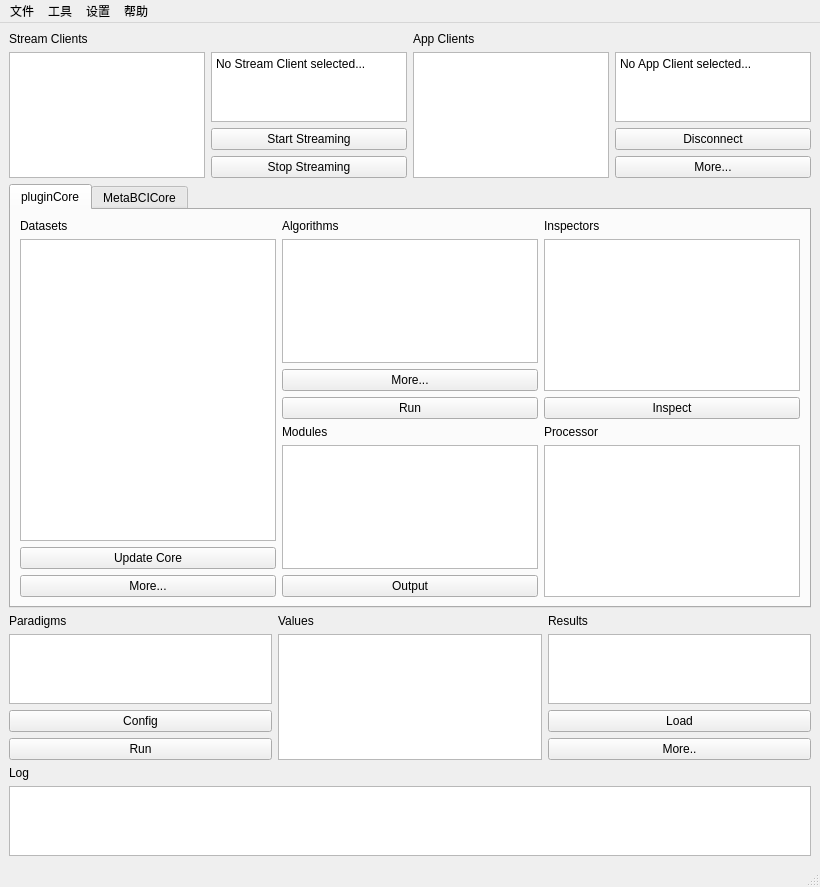
<?xml version="1.0" encoding="UTF-8"?>
<ui version="4.0">
 <class>MainWindow</class>
 <widget class="QMainWindow" name="MainWindow">
  <property name="geometry">
   <rect>
    <x>0</x>
    <y>0</y>
    <width>820</width>
    <height>887</height>
   </rect>
  </property>
  <property name="windowTitle">
   <string>BCIplugin</string>
  </property>
  <widget class="QWidget" name="centralwidget">
   <layout class="QVBoxLayout" name="verticalLayout">
    <item>
     <layout class="QHBoxLayout" name="layoutConnection">
      <item>
       <layout class="QVBoxLayout" name="verticalLayout_3">
        <property name="sizeConstraint">
         <enum>QLayout::SetDefaultConstraint</enum>
        </property>
        <item>
         <layout class="QHBoxLayout" name="horizontalLayout_2">
          <item>
           <widget class="QLabel" name="labelStreamClient">
            <property name="text">
             <string>Stream Clients</string>
            </property>
           </widget>
          </item>
         </layout>
        </item>
        <item>
         <layout class="QHBoxLayout" name="horizontalLayout_3">
          <item>
           <widget class="QListWidget" name="listStreamClient"/>
          </item>
          <item>
           <layout class="QVBoxLayout" name="verticalLayout_2">
            <item>
             <widget class="QPlainTextEdit" name="textStreamClient">
              <property name="plainText">
               <string>No Stream Client selected...</string>
              </property>
             </widget>
            </item>
            <item>
             <widget class="QPushButton" name="btnStartStreamClient">
              <property name="text">
               <string>Start Streaming</string>
              </property>
             </widget>
            </item>
            <item>
             <widget class="QPushButton" name="btnStopStreamClient">
              <property name="text">
               <string>Stop Streaming</string>
              </property>
             </widget>
            </item>
           </layout>
          </item>
         </layout>
        </item>
       </layout>
      </item>
      <item>
       <layout class="QVBoxLayout" name="verticalLayout_11">
        <item>
         <layout class="QHBoxLayout" name="horizontalLayout_4">
          <item>
           <widget class="QLabel" name="labelAppClient">
            <property name="text">
             <string>App Clients</string>
            </property>
           </widget>
          </item>
         </layout>
        </item>
        <item>
         <layout class="QHBoxLayout" name="horizontalLayout_5">
          <item>
           <widget class="QListWidget" name="listAppClient"/>
          </item>
          <item>
           <layout class="QVBoxLayout" name="verticalLayout_5">
            <item>
             <widget class="QPlainTextEdit" name="textAppClient">
              <property name="plainText">
               <string>No App Client selected...</string>
              </property>
             </widget>
            </item>
            <item>
             <widget class="QPushButton" name="BtnDisconAppClient">
              <property name="text">
               <string>Disconnect</string>
              </property>
             </widget>
            </item>
            <item>
             <widget class="QPushButton" name="BtnMoreAppClient">
              <property name="text">
               <string>More...</string>
              </property>
             </widget>
            </item>
           </layout>
          </item>
         </layout>
        </item>
       </layout>
      </item>
     </layout>
    </item>
    <item>
     <layout class="QHBoxLayout" name="layoutExp">
      <item>
       <widget class="QTabWidget" name="tabWidget">
        <property name="enabled">
         <bool>true</bool>
        </property>
        <property name="currentIndex">
         <number>0</number>
        </property>
        <widget class="QWidget" name="tabClf">
         <attribute name="title">
          <string>pluginCore</string>
         </attribute>
         <layout class="QHBoxLayout" name="horizontalLayout_7">
          <item>
           <layout class="QVBoxLayout" name="layoutInspector">
            <item>
             <widget class="QLabel" name="labelDatasets">
              <property name="text">
               <string>Datasets</string>
              </property>
             </widget>
            </item>
            <item>
             <widget class="QListWidget" name="listDatasets"/>
            </item>
            <item>
             <widget class="QPushButton" name="btnUpdateCore">
              <property name="text">
               <string>Update Core</string>
              </property>
             </widget>
            </item>
            <item>
             <widget class="QPushButton" name="btnMoreInspector">
              <property name="text">
               <string>More...</string>
              </property>
             </widget>
            </item>
           </layout>
          </item>
          <item>
           <layout class="QHBoxLayout" name="horizontalLayout_6"/>
          </item>
          <item>
           <layout class="QVBoxLayout" name="layoutAlgorithm">
            <item>
             <widget class="QLabel" name="labelAlgorithm">
              <property name="text">
               <string>Algorithms</string>
              </property>
             </widget>
            </item>
            <item>
             <widget class="QListWidget" name="listAlgorithm"/>
            </item>
            <item>
             <widget class="QPushButton" name="btnMoreAlgorithm">
              <property name="text">
               <string>More...</string>
              </property>
             </widget>
            </item>
            <item>
             <widget class="QPushButton" name="btnRunModule">
              <property name="text">
               <string>Run</string>
              </property>
             </widget>
            </item>
            <item>
             <widget class="QLabel" name="labelModule">
              <property name="text">
               <string>Modules</string>
              </property>
             </widget>
            </item>
            <item>
             <widget class="QListWidget" name="listModule"/>
            </item>
            <item>
             <widget class="QPushButton" name="btnOutputModule">
              <property name="text">
               <string>Output</string>
              </property>
             </widget>
            </item>
           </layout>
          </item>
          <item>
           <layout class="QVBoxLayout" name="verticalLayout_9">
            <item>
             <widget class="QLabel" name="labelInspector">
              <property name="text">
               <string>Inspectors</string>
              </property>
             </widget>
            </item>
            <item>
             <widget class="QListWidget" name="listInspector"/>
            </item>
            <item>
             <widget class="QPushButton" name="btnRunInspector">
              <property name="text">
               <string>Inspect</string>
              </property>
             </widget>
            </item>
            <item>
             <widget class="QLabel" name="labelProcessor">
              <property name="text">
               <string>Processor</string>
              </property>
             </widget>
            </item>
            <item>
             <widget class="QListWidget" name="listProcessor"/>
            </item>
           </layout>
          </item>
         </layout>
        </widget>
        <widget class="QWidget" name="tab">
         <attribute name="title">
          <string>MetaBCICore</string>
         </attribute>
        </widget>
       </widget>
      </item>
      <item>
       <layout class="QHBoxLayout" name="horizontalLayout"/>
      </item>
     </layout>
    </item>
    <item>
     <layout class="QHBoxLayout" name="horizontalLayout_8">
      <item>
       <layout class="QVBoxLayout" name="layoutParadigm_2">
        <item>
         <widget class="QLabel" name="labelParadigm">
          <property name="text">
           <string>Paradigms</string>
          </property>
         </widget>
        </item>
        <item>
         <widget class="QListWidget" name="listParadigm"/>
        </item>
        <item>
         <widget class="QPushButton" name="btnConfigParadigm">
          <property name="text">
           <string>Config</string>
          </property>
         </widget>
        </item>
        <item>
         <widget class="QPushButton" name="btnRunParadigm">
          <property name="text">
           <string>Run</string>
          </property>
         </widget>
        </item>
       </layout>
      </item>
      <item>
       <layout class="QVBoxLayout" name="layoutValue">
        <item>
         <widget class="QLabel" name="labelValue">
          <property name="text">
           <string>Values</string>
          </property>
         </widget>
        </item>
        <item>
         <widget class="QListWidget" name="listValue"/>
        </item>
       </layout>
      </item>
      <item>
       <layout class="QVBoxLayout" name="layoutResult">
        <item>
         <widget class="QLabel" name="labelResult">
          <property name="text">
           <string>Results</string>
          </property>
         </widget>
        </item>
        <item>
         <widget class="QListWidget" name="listResult"/>
        </item>
        <item>
         <widget class="QPushButton" name="btnLoadResult">
          <property name="text">
           <string>Load</string>
          </property>
         </widget>
        </item>
        <item>
         <widget class="QPushButton" name="btnMoreResult">
          <property name="text">
           <string>More..</string>
          </property>
         </widget>
        </item>
       </layout>
      </item>
     </layout>
    </item>
    <item>
     <layout class="QHBoxLayout" name="layoutLog">
      <item>
       <layout class="QVBoxLayout" name="verticalLayout_7">
        <item>
         <widget class="QLabel" name="labelLog">
          <property name="text">
           <string>Log</string>
          </property>
         </widget>
        </item>
        <item>
         <widget class="QPlainTextEdit" name="plainTextLog"/>
        </item>
       </layout>
      </item>
     </layout>
    </item>
   </layout>
  </widget>
  <widget class="QMenuBar" name="menubar">
   <property name="geometry">
    <rect>
     <x>0</x>
     <y>0</y>
     <width>820</width>
     <height>22</height>
    </rect>
   </property>
   <widget class="QMenu" name="menuFile">
    <property name="title">
     <string>文件</string>
    </property>
    <widget class="QMenu" name="menuNew">
     <property name="title">
      <string>新建</string>
     </property>
     <widget class="QMenu" name="menuNewCon">
      <property name="title">
       <string>连接</string>
      </property>
      <widget class="QMenu" name="menuNewConStreamClient">
       <property name="title">
        <string>StreamClient</string>
       </property>
       <addaction name="actionNCSCFrom_brainflow"/>
       <addaction name="actionNCSCFrom_Curry8"/>
       <addaction name="actionNCSCFrom_LSL"/>
      </widget>
      <widget class="QMenu" name="menuNewConAppClient">
       <property name="title">
        <string>AppClient</string>
       </property>
       <addaction name="actionFrom_Unity"/>
       <addaction name="actionFrom_Unreal"/>
      </widget>
      <addaction name="menuNewConStreamClient"/>
      <addaction name="menuNewConAppClient"/>
     </widget>
     <widget class="QMenu" name="menuNewExp">
      <property name="title">
       <string>实验</string>
      </property>
      <widget class="QMenu" name="menuFrom_Built_in">
       <property name="title">
        <string>From plugin</string>
       </property>
       <addaction name="actionMI_Calibrate"/>
       <addaction name="actionMI_Online"/>
       <addaction name="actionMITrain"/>
      </widget>
      <addaction name="menuFrom_Built_in"/>
      <addaction name="actionNewExpFrom_MetaBCI"/>
     </widget>
     <widget class="QMenu" name="menu">
      <property name="title">
       <string>数据集</string>
      </property>
      <widget class="QMenu" name="menuTo_pluginCore">
       <property name="title">
        <string>To pluginCore</string>
       </property>
       <addaction name="actionFrom_MOABB_2"/>
       <addaction name="actionFrom_BCIC_2"/>
       <addaction name="actionFrom_mne"/>
       <addaction name="actionFrom_BCILab_2"/>
      </widget>
      <addaction name="menuTo_pluginCore"/>
     </widget>
     <addaction name="menuNewCon"/>
     <addaction name="menuNewExp"/>
     <addaction name="menu"/>
    </widget>
    <widget class="QMenu" name="menuSave">
     <property name="title">
      <string>保存</string>
     </property>
     <addaction name="actionSaveExp"/>
     <addaction name="actionSaveLog"/>
    </widget>
    <addaction name="menuNew"/>
    <addaction name="menuSave"/>
   </widget>
   <widget class="QMenu" name="menuTool">
    <property name="title">
     <string>工具</string>
    </property>
    <widget class="QMenu" name="menuextend">
     <property name="title">
      <string>extend</string>
     </property>
     <addaction name="actionbraindecode"/>
     <addaction name="actionMetaBCI"/>
     <addaction name="actionmne"/>
     <addaction name="actionBCILab"/>
    </widget>
    <addaction name="actionStream_Visualizer"/>
    <addaction name="actionBuilt_in_Classifier"/>
    <addaction name="menuextend"/>
   </widget>
   <widget class="QMenu" name="menuSetting">
    <property name="title">
     <string>设置</string>
    </property>
   </widget>
   <widget class="QMenu" name="menuHelp">
    <property name="title">
     <string>帮助</string>
    </property>
   </widget>
   <addaction name="menuFile"/>
   <addaction name="menuTool"/>
   <addaction name="menuSetting"/>
   <addaction name="menuHelp"/>
  </widget>
  <widget class="QStatusBar" name="statusbar"/>
  <action name="actionNCSCFrom_brainflow">
   <property name="text">
    <string>From brainflow</string>
   </property>
  </action>
  <action name="actionNCSCFrom_Curry8">
   <property name="text">
    <string>From Curry8</string>
   </property>
  </action>
  <action name="actionNCSCFrom_LSL">
   <property name="text">
    <string>From LSL</string>
   </property>
  </action>
  <action name="actionFrom_Unity">
   <property name="text">
    <string>From Unity</string>
   </property>
  </action>
  <action name="actionFrom_Unreal">
   <property name="text">
    <string>From Unreal</string>
   </property>
  </action>
  <action name="actionNewExpFrom_MetaBCI">
   <property name="text">
    <string>From MetaBCI</string>
   </property>
  </action>
  <action name="actionLoadExpFrom_Built_in">
   <property name="text">
    <string>From Built-in</string>
   </property>
  </action>
  <action name="actionLoadExp_From_MetaBCI">
   <property name="text">
    <string>From MetaBCI</string>
   </property>
  </action>
  <action name="actionLoadExp_From_File">
   <property name="text">
    <string>From File</string>
   </property>
  </action>
  <action name="actionSaveExp">
   <property name="text">
    <string>实验</string>
   </property>
  </action>
  <action name="actionSaveLog">
   <property name="text">
    <string>记录</string>
   </property>
  </action>
  <action name="actionStream_Visualizer">
   <property name="text">
    <string>Stream Visualizer</string>
   </property>
  </action>
  <action name="actionBuilt_in_Classifier">
   <property name="text">
    <string>Built-in Classifier</string>
   </property>
  </action>
  <action name="actionbraindecode">
   <property name="text">
    <string>braindecode</string>
   </property>
  </action>
  <action name="actionMetaBCI">
   <property name="text">
    <string>MetaBCI</string>
   </property>
  </action>
  <action name="actionmne">
   <property name="text">
    <string>mne</string>
   </property>
  </action>
  <action name="actionBCILab">
   <property name="text">
    <string>BCILab</string>
   </property>
  </action>
  <action name="actionMI_Calibrate">
   <property name="text">
    <string>MICalibrate</string>
   </property>
  </action>
  <action name="actionMI_Online">
   <property name="text">
    <string>SynMI</string>
   </property>
  </action>
  <action name="actionMITrain">
   <property name="text">
    <string>MITrain</string>
   </property>
  </action>
  <action name="actionFrom_MOABB">
   <property name="text">
    <string>From MOABB</string>
   </property>
  </action>
  <action name="actionFrom_BCIC">
   <property name="text">
    <string>From BCIC</string>
   </property>
  </action>
  <action name="actionFrom_mne_Raw">
   <property name="text">
    <string>From mne</string>
   </property>
  </action>
  <action name="actionFrom_BCILab">
   <property name="text">
    <string>From BCILab</string>
   </property>
  </action>
  <action name="actionFrom_MOABB_2">
   <property name="text">
    <string>From MOABB</string>
   </property>
  </action>
  <action name="actionFrom_BCIC_2">
   <property name="text">
    <string>From BCIC</string>
   </property>
  </action>
  <action name="actionFrom_mne">
   <property name="text">
    <string>From mne</string>
   </property>
  </action>
  <action name="actionFrom_BCILab_2">
   <property name="text">
    <string>From BCILab</string>
   </property>
  </action>
 </widget>
 <resources/>
 <connections/>
</ui>
